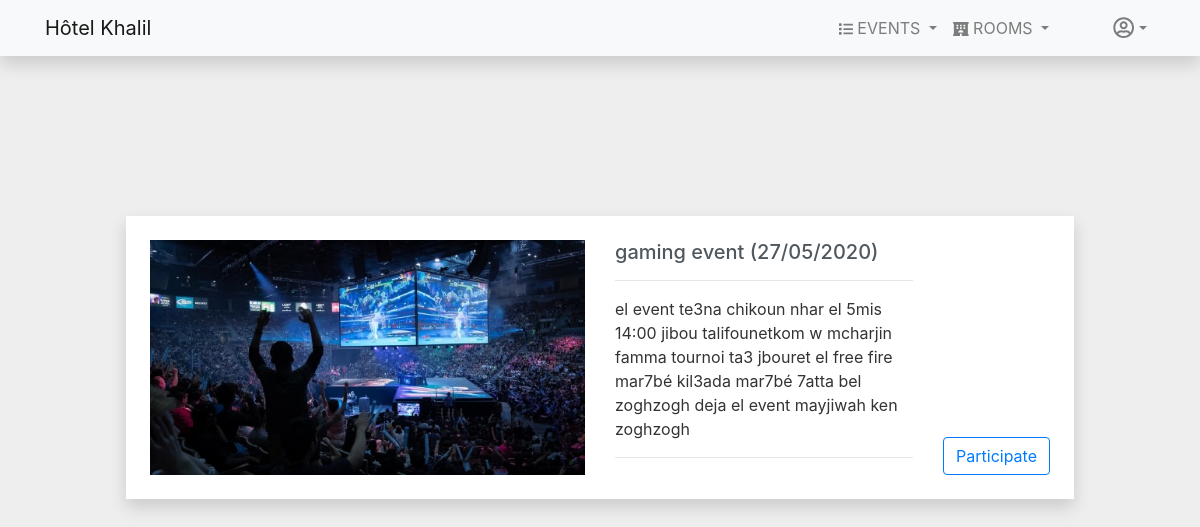
The app's page /events.php (signed in) with its own data.
### tables this page shows
CREATE TABLE `events` (
  `id_event` int(10) UNSIGNED NOT NULL,
  `Title` varchar(120) NOT NULL,
  `description` varchar(600) NOT NULL,
  `img` varchar(300) NOT NULL,
  `date_eve` date NOT NULL
);

### events.php (the view, shortened to what this page needs)
<?php
if (isset($_SESSION['id']))
{
  $db_username = 'root';
  $db_password = '';
  $db_name = 'khalil';
  $db_host = 'localhost';
  $db = mysqli_connect($db_host,$db_username,$db_password,$db_name) or die('Could not connect To database');
  $req = 'select title, description,id_event,img,date_eve from events where id_event NOT IN( select id_event from participations p join users u on p.id_user= u.id where u.id ='.$_SESSION['id'].')';
  $exec = mysqli_query($db,$req);
?>
<!DOCTYPE html>
<html lang="en">
<head>
    <link rel="stylesheet" href="css/bootstrap.min.css">
    <link rel="stylesheet" href="css/main.css">
</head>
<body>
     <nav class="navbar navbar-expand-lg navbar-light bg-light shadow fixed-top">
        <div class="container">
          <a class="navbar-brand" href="index.php">Hôtel Khalil</a>
          <div class="collapse navbar-collapse" id="navbarResponsive">
            <ul class="navbar-nav ml-auto">
                      <li class="nav-item dropdown">
                        <a class="nav-link dropdown-toggle" href="#" id="navbarDropdown" role="button" data-toggle="dropdown" aria-haspopup="true" aria-expanded="false">
                        <i class="fas fa-list fa-sm"></i>&nbsp;Events
                        </a>
                     </li>
                     <li class="nav-item dropdown">
                        <a class="nav-link dropdown-toggle" href="#" id="navbarDropdown" role="button" data-toggle="dropdown" aria-haspopup="true" aria-expanded="false">
                        <i class="fas fa-hotel fa-sm"></i>&nbsp;Rooms
                        </a>
                     </li>
        <?php if(!isset($_SESSION['username'])) { ?>
            <li class="nav-item">
                <a class="nav-link rounded js-scroll-trigger ml-5" title="LOGIN" href="login.php"><i class="fas fa-sign-in-alt fa-lg"></i></a>
              </li>
        <?php } else{ ?>
            <li class="nav-item dropdown dropdown">
        <a class="nav-link dropdown-toggle ml-5 dropdown-toggle dropdown-toggle-split" href="#" id="navbarDropdown" role="button" data-toggle="dropdown" aria-haspopup="true" aria-expanded="false">
        <i class="far fa-user-circle fa-lg"></i>
        </a>
      </li>
        <?php } ?>
            </ul>
          </div>
        </div>
      </nav>
<br><br><br><br><br>
<section class="viewEvents container" >
        <?php
        if(mysqli_num_rows($exec) >0)
        {
        while ($eve = mysqli_fetch_array($exec))
        {
          ?>
             <div class=" details shadow mb-4 p-4">
            <div class="row">
              <div class="col-lg-6 col-md-6 col-xs-12">
                <img src="<?= $eve['img']; ?>" alt="" >
              </div>
              <div class="col">
                <h5><?= $eve['title']."  (".date("d/m/Y",strtotime($eve['date_eve'])).")"; ?></h5>
                <hr>
                <p class="text-dark"> <?= $eve['description']; ?> </p>
                <hr>
              </div>
              <div class="col-auto align-self-end">
                <form action="create_participation.php?id=<?=$eve['id_event'];?>" method="POST">
              <button class="btn btn-outline-primary">Participate</button>
              </form>
              </div>
            </div>
          </div>
          <?php
          }
      }else
        echo 'no events found';
        ?>
</section>
</body>
</html>
        <?php }
            else
            {
                header('Location:login.php');
            }
        ?>

### css/main.css (style rules this page uses)
html { scroll-behavior: smooth; font-family: 'Times New Roman', Times, serif; }
body { background-color:#eee; color: #4f585e; text-rendering: optimizeLegibility; }
.navbar .navbar-nav { text-transform: uppercase; }
.viewEvents { padding:6em; }
section .details { width: 100% !important; padding: 8px; background: #fff; margin-bottom: 15px; }
section .details img { width: 100%; }
section .details p { color: #333 !important; }

### records on screen
events: img (picture), Title "gaming event", date_eve "27/05/2020", description "el event te3na chikoun nhar el 5mis 14:00 jibou talifounetkom w mcharjin famma tournoi ta3 jbouret el free fire mar7bé kil3ada mar7bé 7atta bel zoghzogh deja el event mayjiwah ken zoghzogh"
